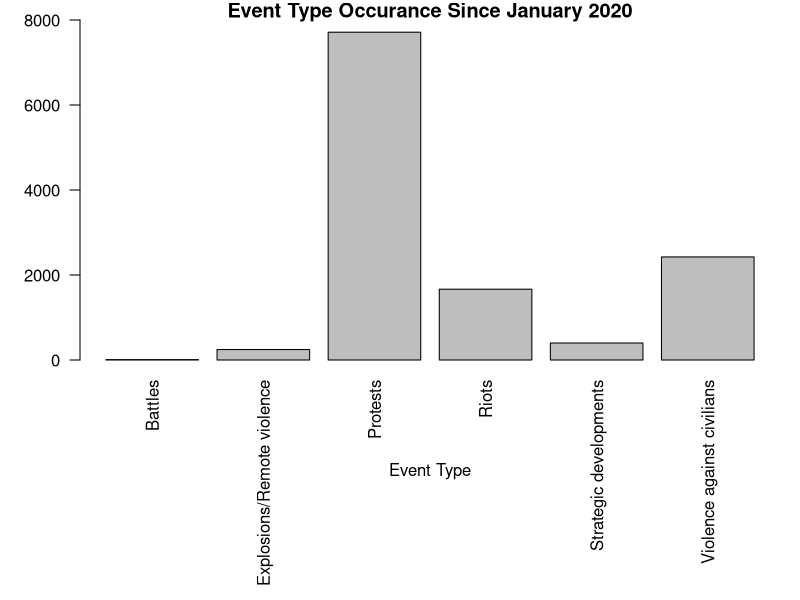

The R script that drew this image:
## ---- chunk 1
library(dplyr)
library(readxl) 

journalist.data <- read_excel("../../_data/journalists_Jul02.xlsx")

## ---- chunk 2
head(journalist.data)
## ---- chunk 3
colnames(journalist.data)
## ---- chunk 4
select(journalist.data,"EVENT_DATE", "TIME_PRECISION")
## ---- chunk 5

journalist.data <- mutate(journalist.data, certaintyOfDate= recode(TIME_PRECISION, `1`= "dayOf", `2`= "weekOf", `3`= "monthOf")) 
head(select(journalist.data, certaintyOfDate, EVENT_DATE))
## ---- chunk 6

eventType <- table(journalist.data$EVENT_TYPE)

eventType

par(mar=c(12,4,1,1))
      
barplot(eventType, main="Event Type Occurance Since January 2020", ylim=c(0, 8000), xlab= "", las= 2, cex.names=1)

mtext(text="Event Type", side = 1, line=5)

